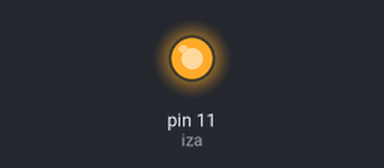
Bench run of a sketch on a simulated Arduino Uno, built with avr-gcc and run on an emulated ATmega328P. Parts: output pins drawn as LEDs (lit = HIGH).

Above: at 1.0 s.
At 3.0 s:
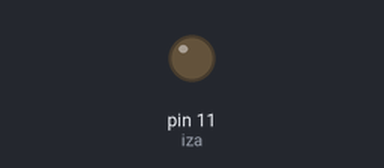
Timing chart, 0 to 5.2 s (numbered marks = the images above):
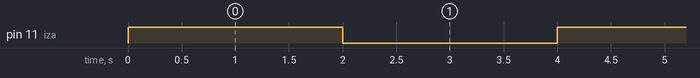

The sketch:

Simple_project.ino
```cpp
#define iza 11
void setup() {
   pinMode(iza,OUTPUT);
}
void loop() {
  digitalWrite(iza,HIGH);
  delay(2000);
  digitalWrite(iza,LOW);
  delay(2000);
}
```

Measured:
- by itself, pin 11 (iza): alternates HIGH for 2.0 s and LOW for 2.0 s
